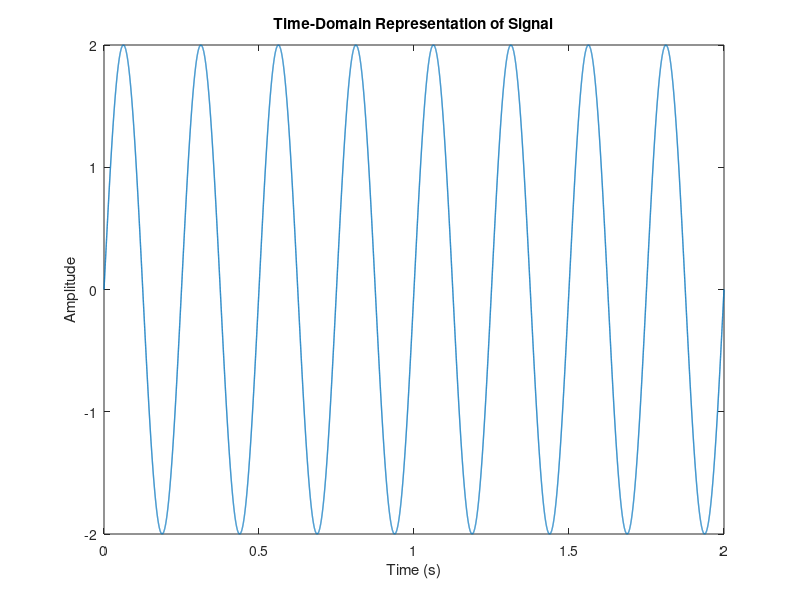
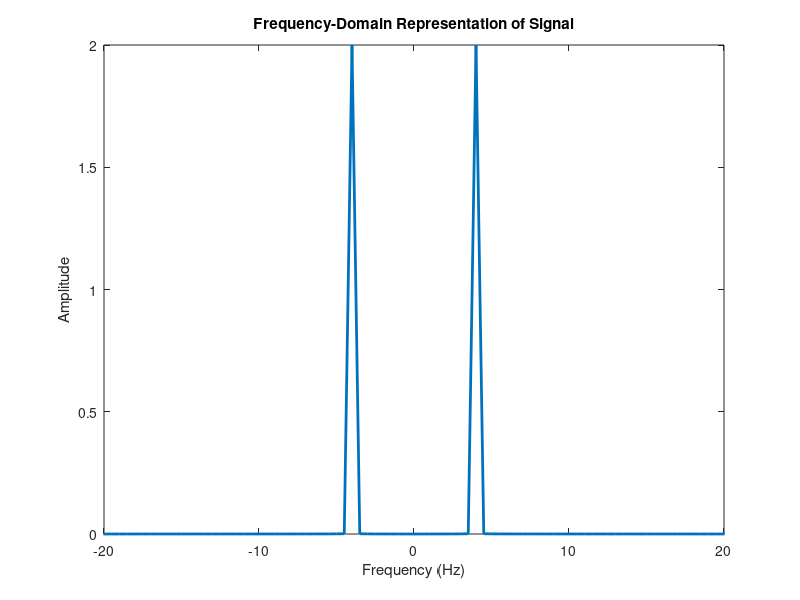
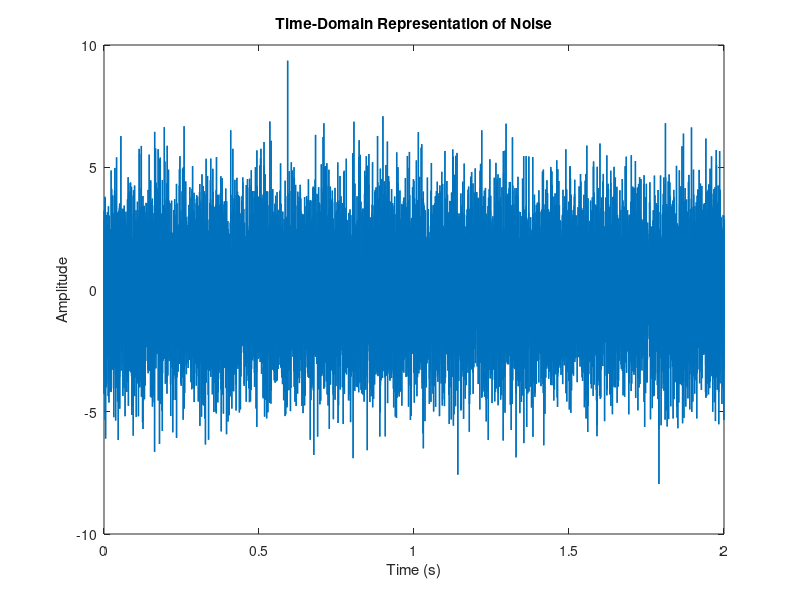
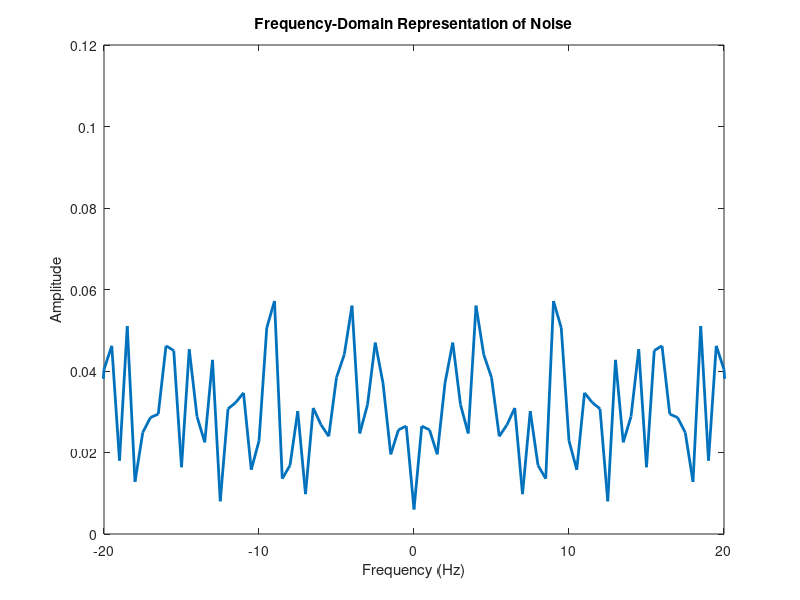

Write MATLAB code to recreate these figures, in order.
close all;
clc;
%Define number of samples to take
fs = 8000;
f = 4; %Hz
%Define signal
t = 0:1/fs:2;
signal = 2*sin(2*pi*f*t);
nx = length(t); % Total number of samples
%Plot to illustrate that it is a sine wave
plot(t, signal,'linewidth',1);
title('Time-Domain Representation of Signal');
xlabel('Time (s)');
ylabel('Amplitude');
% Take fourier transform
fftSignal = fft(signal);
% Apply fftshift to put it in the form
% we are used to (see documentation)
fftSignal = fftshift(fftSignal)/(nx/2);
% Scaling done by dividing with (fs/2)
% Next, calculate the frequency axis,
% which is defined by the sampling rate
f = linspace(-fs/2,fs/2,nx);
% Since the signal is complex, we need to
% plot the magnitude to get it to
% look right, so we use abs (absolute value)
figure;
plot(f, abs(fftSignal),'linewidth',2);
title('Frequency-Domain Representation of Signal');
xlabel('Frequency (Hz)');
ylabel('Amplitude');
xlim([-20 20])
%noise
sd = 2;
noise = sd*randn(size(signal)); % noise power = sd^2
figure
plot(t,noise, 'linewidth', 1)
xlabel('Time (s)');
ylabel('Amplitude');
title('Time-Domain Representation of Noise');
fftNoise = fft(noise);
fftNoise = fftshift(fftNoise)/(nx/2);
figure
plot(f,abs(fftNoise), 'linewidth', 2)
title('Frequency-Domain Representation of Noise');
xlabel('Frequency (Hz)');
ylabel('Amplitude');
xlim([-20 20])
%noisy signal
noisySignal = signal + noise;
figure
plot(t,noisySignal, 'linewidth', 1)
xlabel('Time (s)');
ylabel('Amplitude');
title('Time-Domain Representation of Noisy Signal');
fftNoisySignal = fft(noisySignal);
fftNoisySignal = fftshift(fftNoisySignal)/(nx/2);
figure
plot(f,abs(fftNoisySignal), 'linewidth', 2)
title('Frequency-Domain Representation of Noisy Signal');
xlabel('Frequency (Hz)');
ylabel('Amplitude');
xlim([-20 20])